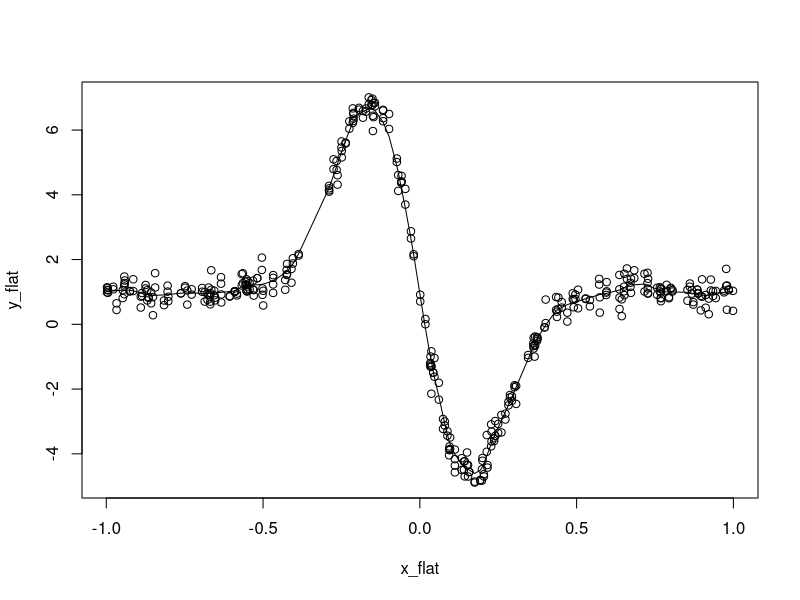

Recreate this plot in R.
library(MASS)

Ker <- function(u){
  v <- numeric(length(u))
  if(abs(u)<=1){
    .75 * (1 - u^2)
  }else{
    0
  }
}

J <- 4
n <- 100

set.seed(2020)
# example2
x <- matrix(runif(n*J/2, -1, 1) ,nrow=n)
X <- cbind(x[,c(2,1)],x)

sigma <- matrix(nrow=J,ncol=J)
d <- c(0.2 ,0.3, 0.1, 0.4)
for (i in 1:J){
  for (j in 1:J){
    if (i == j){
      sigma[i, j] <- d[i]^2 
    }else{
      sigma[i, j] <- 0.6 * d[i] * d[j]
    }
  }
}

e <- matrix(nrow=n,ncol=J)
for (i in 1:n){
  e[i,] <- mvrnorm(1, rep(0, J), sigma)
}

Y <- 1 - 60 * X * exp(-20 * X^2) + e
truey <-  1 - 60 * X * exp(-20 * X^2)
y_flat <- as.vector(Y)
x_flat <- as.vector(X)

span <- 0.075
llc1 <- loess(y_flat ~ x_flat, degree = 1, span = span)
sort.index <- sort.int(x_flat, index.return = TRUE)$ix
plot(x_flat,y_flat)
lines(llc1$x[sort.index],llc1$fitted[sort.index],type='l')

res <- llc1$residuals
dim(res) <- c(n,J)

D<- diag(chol(sigma))^2
sortindex <- sort.int(1/D, index.return = TRUE)$ix

X <- X[,sortindex]
Y <- Y[,sortindex]
res <- res[,sortindex]
D <- c(0.16, 0.0576, 0.022, 0.0051)
X1 <- as.vector(t(X[,2:J]))

Y1 <- as.vector(t(Y[,2:J]))
Fa <- matrix(nrow=n*(J-1), ncol=J*(J-1)/2) 
count <- 1
for (i in 1:n){
  for (j in 2:J){
    Fa[count,] <- c(rep(0, (j-2)*(j-1)/2) ,res[i, 1:j-1], rep(0, (J-1)*J/2-(j-1)*j/2))
    count <- count + 1
    }
}

invG <- diag(rep(D[2:J],n))
h <- 0.03
S <- matrix(nrow=n*(J-1), ncol=n*(J-1)) 
count <- 1
for (i in 1:n){
  for (j in 2:J){
    A <- cbind(rep(1, n*(J-1)), X1-X[i,j])
    w <- (X1 - rep(X[i,j], n*(J-1))) / h
    dim(w) <- c(n*(J-1), 1)
    W <- apply(w, 1, Ker)/h
    W <- diag(W) %*% invG
    S[count,] <- matrix(c(1,0),nrow=1) %*% ginv(t(A) %*% W %*% A) %*% t(A) %*% W
    count <- count + 1
  }
}

In <- diag(n*(J-1))
fi <- ginv(t(Fa)%*%t(In-S)%*%invG%*%(In-S)%*%Fa)%*%t(Fa)%*%t(In-S)%*%invG%*%(In-S)%*%Y1
Y_star <- Y1 - Fa %*% fi
dim(Y_star) <- c(J-1,n)
Y2 <- cbind(Y[,1], t(Y_star))

invG0 <- diag(rep(D,n))
beta <- matrix(nrow=n*J, ncol=1)
count <- 1
for (i in 1:n){
  for (j in 1:J){
    A <- cbind(rep(1, n*J), as.vector(t(X))-X[i,j])
    w <- (as.vector(t(X)) - rep(X[i,j], n*J)) / h
    dim(w) <- c(n*J, 1)
    W <- apply(w, 1, Ker)/h
    W <- diag(W) %*% invG0
    B <- ginv(t(A) %*% W %*% A) %*% t(A) %*% W %*% as.vector(t(Y2))
    beta[count,] <- B[1,]
    count <- count + 1
  }
}

mean((as.vector(t(truey))-beta)^2) # 0.024